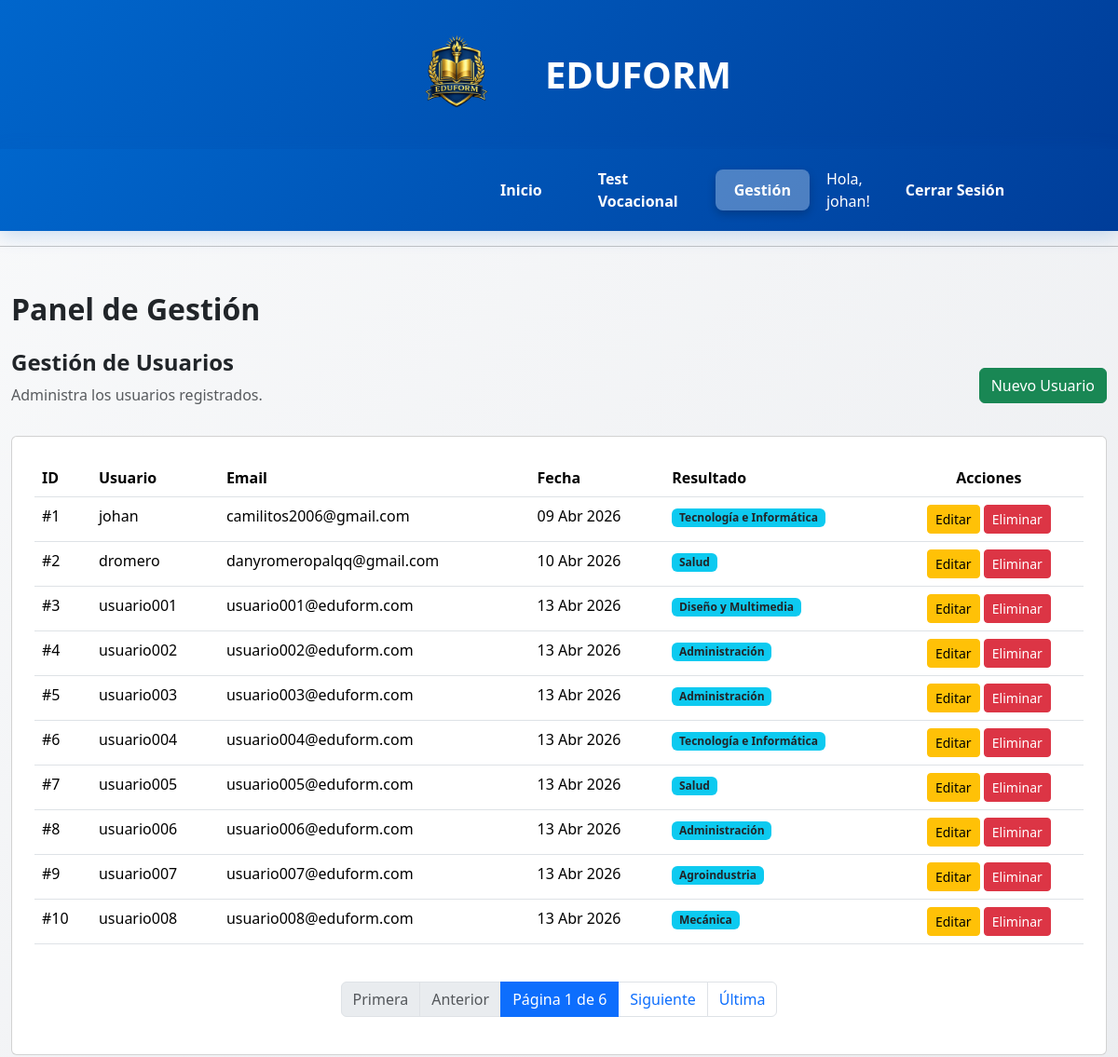
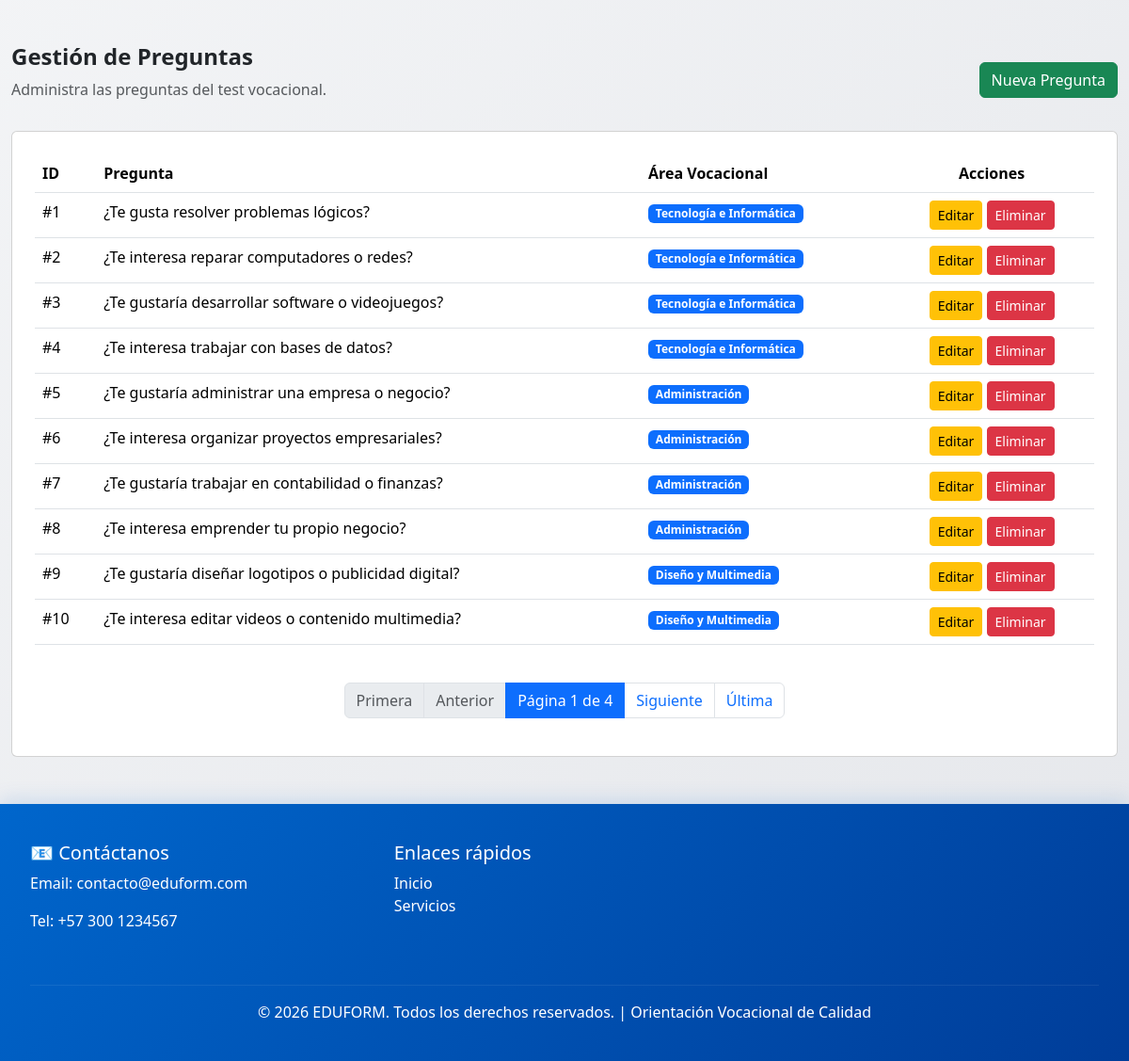
Page /usuarios/ (signed in) on the committed database (2 pictures, top to bottom).
### AppPagina/models.py (models this page shows, shortened)
class Resultado(models.Model):
    usuario = models.ForeignKey(User, on_delete=models.CASCADE)
    area = models.ForeignKey(AreaVocacional, on_delete=models.CASCADE)
    fecha = models.DateTimeField(auto_now_add=True)

class AreaVocacional(models.Model):
    nombre = models.CharField(max_length=100)

class Pregunta(models.Model):
    texto = models.TextField()
    area = models.ForeignKey(AreaVocacional, on_delete=models.CASCADE)

### AppPagina/views.py (the view)
# urls.py: path('usuarios/', views.gestion_usuarios, name='gestion_usuarios'),
@staff_member_required
def gestion_usuarios(request):
    usuarios_list = User.objects.all()
    preguntas_list = Pregunta.objects.all().select_related('area').order_by('area', 'id')
    paginator_usuarios = Paginator(usuarios_list, 10)
    page_usuarios = request.GET.get('page_usuarios', 1)
    usuarios = paginator_usuarios.get_page(page_usuarios)
    paginator_preguntas = Paginator(preguntas_list, 10)
    page_preguntas = request.GET.get('page_preguntas', 1)
    preguntas = paginator_preguntas.get_page(page_preguntas)
    return render(request, 'paginas/gestion_usuarios.html', {
        'usuarios': usuarios,
        'preguntas': preguntas,
        'paginator_usuarios': paginator_usuarios,
        'paginator_preguntas': paginator_preguntas,
        'page_usuarios': page_usuarios,
        'page_preguntas': page_preguntas,
    })

### AppPagina/templates/paginas/gestion_usuarios.html (shortened to what this page needs)
{% extends 'base.html' %}
{% block contenido %}
<div class="container-fluid mt-5 mb-5">
    <h2 class="fw-bold mb-4">Panel de Gestión</h2>
    <div class="mb-5">
        <div class="d-flex justify-content-between align-items-center mb-3">
            <div>
                <h4 class="fw-bold">Gestión de Usuarios</h4>
                <p class="text-muted">Administra los usuarios registrados.</p>
            </div>
            <a href="{% url 'register' %}" class="btn btn-success">
                Nuevo Usuario
            </a>
        </div>
        <div class="card p-4" id="usuarios-container">
            <div class="table-responsive">
                <table class="table table-hover">
                    <thead>
                        <tr>
                            <th>ID</th>
                            <th>Usuario</th>
                            <th>Email</th>
                            <th>Fecha</th>
                            <th>Resultado</th>
                            <th class="text-center">Acciones</th>
                        </tr>
                    </thead>
                    <tbody>
                        {% for usuario in usuarios %}
                        <tr>
                            <td>#{{ usuario.id }}</td>
                            <td>{{ usuario.username }}</td>
                            <td>{{ usuario.email }}</td>
                            <td>{{ usuario.date_joined|date:"d M Y" }}</td>
                            <td>
                                {% if usuario.resultado_set.all %}
                                    <span class="badge bg-info text-dark">
                                        {{ usuario.resultado_set.last.area.nombre }}
                                    </span>
                                {% else %}
                                    <span class="badge bg-secondary">Sin test</span>
                                {% endif %}
                            </td>
                            <td class="text-center">
                                {% if user.is_staff or usuario == request.user %}
                                <a href="{% url 'editar_usuario' usuario.id %}" class="btn btn-warning btn-sm">Editar</a>
                                <a href="{% url 'eliminar_usuario' usuario.id %}" class="btn btn-danger btn-sm">Eliminar</a>
                                {% endif %}
                            </td>
                        </tr>
                        {% endfor %}
                    </tbody>
                </table>
            </div>
            <nav aria-label="Paginación de usuarios">
                <ul class="pagination justify-content-center mt-4">
                    {% if usuarios.has_previous %}
                        <li class="page-item">
                            <a class="page-link" href="?page_usuarios=1">Primera</a>
                        </li>
                        <li class="page-item">
                            <a class="page-link" href="?page_usuarios={{ usuarios.previous_page_number }}">Anterior</a>
                        </li>
                    {% else %}
                        <li class="page-item disabled">
                            <span class="page-link">Primera</span>
                        </li>
                        <li class="page-item disabled">
                            <span class="page-link">Anterior</span>
                        </li>
                    {% endif %}
                    <li class="page-item active">
                        <span class="page-link">
                            Página {{ usuarios.number }} de {{ usuarios.paginator.num_pages }}
                        </span>
                    </li>
                    {% if usuarios.has_next %}
                        <li class="page-item">
                            <a class="page-link" href="?page_usuarios={{ usuarios.next_page_number }}">Siguiente</a>
                        </li>
                        <li class="page-item">
                            <a class="page-link" href="?page_usuarios={{ usuarios.paginator.num_pages }}">Última</a>
                        </li>
                    {% endif %}
                </ul>
            </nav>
        </div>
    </div>
    <div class="mb-5">
        <div class="d-flex justify-content-between align-items-center mb-3">
            <div>
                <h4 class="fw-bold">Gestión de Preguntas</h4>
                <p class="text-muted">Administra las preguntas del test vocacional.</p>
            </div>
            <a href="{% url 'crear_pregunta' %}" class="btn btn-success">
                Nueva Pregunta
            </a>
        </div>
        <div class="card p-4" id="preguntas-container">
            <div class="table-responsive">
                <table class="table table-hover">
                    <thead>
                        <tr>
                            <th>ID</th>
                            <th>Pregunta</th>
                            <th>Área Vocacional</th>
                            <th class="text-center">Acciones</th>
                        </tr>
                    </thead>
                    <tbody>
                        {% for pregunta in preguntas %}
                        <tr>
                            <td>#{{ pregunta.id }}</td>
                            <td>{{ pregunta.texto|truncatewords:20 }}</td>
                            <td>
                                <span class="badge bg-primary">{{ pregunta.area.nombre }}</span>
                            </td>
                            <td class="text-center">
                                <a href="{% url 'editar_pregunta' pregunta.id %}" class="btn btn-warning btn-sm">Editar</a>
                                <a href="{% url 'eliminar_pregunta' pregunta.id %}" class="btn btn-danger btn-sm">Eliminar</a>
                            </td>
                        </tr>
                        {% endfor %}
                    </tbody>
                </table>
            </div>
            <nav aria-label="Paginación de preguntas">
                <ul class="pagination justify-content-center mt-4">
                    {% if preguntas.has_previous %}
                        <li class="page-item">
                            <a class="page-link" href="?page_preguntas=1">Primera</a>
                        </li>
                        <li class="page-item">
                            <a class="page-link" href="?page_preguntas={{ preguntas.previous_page_number }}">Anterior</a>
                        </li>
                    {% else %}
                        <li class="page-item disabled">
                            <span class="page-link">Primera</span>
                        </li>
                        <li class="page-item disabled">
                            <span class="page-link">Anterior</span>
                        </li>
                    {% endif %}
                    <li class="page-item active">
                        <span class="page-link">
                            Página {{ preguntas.number }} de {{ preguntas.paginator.num_pages }}
                        </span>
                    </li>
                    {% if preguntas.has_next %}
                        <li class="page-item">
                            <a class="page-link" href="?page_preguntas={{ preguntas.next_page_number }}">Siguiente</a>
                        </li>
                        <li class="page-item">
                            <a class="page-link" href="?page_preguntas={{ preguntas.paginator.num_pages }}">Última</a>
                        </li>
                    {% endif %}
                </ul>
            </nav>
        </div>
    </div>
</div>
{% endblock %}

### AppPagina/templates/base.html (shortened to what this page needs)
{% load static %}
<!DOCTYPE html>
<html lang="es">
<head>
    <link rel="stylesheet" href="{% static 'AppPagina/css/estilos.css' %}">
    <link href="https://cdn.jsdelivr.net/npm/bootstrap@5.3.8/dist/css/bootstrap.min.css" rel="stylesheet">
</head>
<body>
<header style="display:flex; align-items:center; justify-content:center; gap:20px;
background: linear-gradient(135deg, #0066cc 0%, #003d99 100%);
padding:30px 50px;
box-shadow: 0 10px 30px rgba(0, 102, 204, 0.15);">
    <img src="{% static 'AppPagina/img/LOGO.png' %}"
    alt="Logo EDUFORM"
    style="height:100px;">
    <h2 style="margin:0; color:white; font-size:2.5rem; font-weight:700;">
        EDUFORM
    </h2>
</header>
<nav>
    <nav class="navbar navbar-expand-lg navbar-custom">
        <div class="container-fluid">
            <div class="collapse navbar-collapse" id="navbarNav">
                <div class="navbar-nav ms-auto align-items-center">
                    <a class="nav-link nav-link-custom {% if request.path == '/' %}active{% endif %}" href="{% url 'inicio' %}">
                        Inicio
                    </a>
                    {% if user.is_authenticated %}
                        <a class="nav-link nav-link-custom {% if 'servicios' in request.path %}active{% endif %}" href="{% url 'servicios' %}">
                            Test Vocacional
                        </a>
                    {% else %}
                        <a class="nav-link nav-link-custom {% if 'login' in request.path %}active{% endif %}" href="{% url 'login' %}">
                            Test Vocacional
                        </a>
                    {% endif %}
                    {% if user.is_staff %}
                    <a class="nav-link nav-link-custom {% if 'usuarios' in request.path %}active{% endif %}" href="{% url 'gestion_usuarios' %}">
                        Gestión
                    </a>
                    {% endif %}
                    {% if user.is_authenticated %}
                        <span class="nav-link" style="color: white; cursor: default;">
                            Hola, {{ user.username }}!
                        </span>
                        <form method="post" action="{% url 'logout' %}" style="display: inline;">
                            <button type="submit" class="nav-link nav-link-custom" style="background: none; border: none; color: white;">
                                Cerrar Sesión
                            </button>
                        </form>
                    {% endif %}
                </div>
            </div>
        </div>
    </nav>
    <hr>
</nav>
{% block contenido %}{% endblock %}
<footer style="background: linear-gradient(135deg, #0066cc 0%, #003d99 100%); color: white; padding: 40px 20px; margin-top: 50px; box-shadow: 0 -4px 20px rgba(0, 102, 204, 0.15);">
    <div class="container" style="max-width: 1200px; margin: 0 auto;">
        <div class="row">
            <div class="col-md-4 mb-4">
                <h5>📧 Contáctanos</h5>
                <p>Email: contacto@eduform.com</p>
                <p>Tel: +57 300 1234567</p>
            </div>
            <div class="col-md-4 mb-4">
                <h5>Enlaces rápidos</h5>
                <ul style="list-style: none; padding-left: 0;">
                    <li><a href="{% url 'inicio' %}" style="color: white; text-decoration: none; transition: all 0.3s ease;" onmouseover="this.style.opacity='0.8'" onmouseout="this.style.opacity='1'">Inicio</a></li>
                    <li><a href="{% url 'servicios' %}" style="color: white; text-decoration: none; transition: all 0.3s ease;" onmouseover="this.style.opacity='0.8'" onmouseout="this.style.opacity='1'">Servicios</a></li>
                </ul>
            </div>
        </div>
        <hr style="border-top: 1px solid rgba(255, 255, 255, 0.3);">
        <p class="text-center mt-3 mb-0">
            {% block pie %}© 2026 EDUFORM. Todos los derechos reservados. | Orientación Vocacional de Calidad{% endblock %}
        </p>
    </div>
</footer>
</body>
</html>

### AppPagina/static/AppPagina/css/estilos.css (style rules this page uses)
h4 { color: #2D3E50; font-size: large; }
body { background: linear-gradient(135deg, #f9fafb 0%, #e5e7eb 100%); color: #1f2937; min-height: 100vh; }
form { width: 100%; }

### AppPagina/templates/base.html (style rules this page uses)
.navbar-custom { background: linear-gradient(135deg, #0066cc 0%, #003d99 100%) !important; padding: 10px 0; box-shadow: 0 4px 20px rgba(0, 102, 204, 0.2); }
.nav-link-custom { color: #FFFFFF !important; margin: 0 10px; padding: 10px 20px !important; border-radius: 8px; font-weight: 600; transition: all 0.3s ease; }
.nav-link-custom.active { background: rgba(255, 255, 255, 0.3); color: white !important; border-radius: 8px; box-shadow: 0 4px 10px rgba(0, 0, 0, 0.2); }

### rows in the picture
Pregunta: id "1", texto "¿Te gusta resolver problemas lógicos?", area.nombre "Tecnología e Informática"
Pregunta: id "2", texto "¿Te interesa reparar computadores o redes?", area.nombre "Tecnología e Informática"
Pregunta: id "3", texto "¿Te gustaría desarrollar software o videojuegos?", area.nombre "Tecnología e Informática"
Pregunta: id "4", texto "¿Te interesa trabajar con bases de datos?", area.nombre "Tecnología e Informática"
Pregunta: id "5", texto "¿Te gustaría administrar una empresa o negocio?", area.nombre "Administración"
Pregunta: id "6", texto "¿Te interesa organizar proyectos empresariales?", area.nombre "Administración"
Pregunta: id "7", texto "¿Te gustaría trabajar en contabilidad o finanzas?", area.nombre "Administración"
Pregunta: id "8", texto "¿Te interesa emprender tu propio negocio?", area.nombre "Administración"
Pregunta: id "9", texto "¿Te gustaría diseñar logotipos o publicidad digital?", area.nombre "Diseño y Multimedia"
Pregunta: id "10", texto "¿Te interesa editar videos o contenido multimedia?", area.nombre "Diseño y Multimedia"

### other values in the picture
{{ user.username }} "johan"
{{ usuario.id }} "1"
{{ usuario.username }} "johan"
{{ usuario.email }} "camilitos2006@gmail.com"
{{ usuario.date_joined|date:"d M Y" }} "09 Abr 2026"
{{ usuario.resultado_set.last.area.nombre }} "Tecnología e Informática"
{{ usuario.id }} "2"
{{ usuario.username }} "dromero"
{{ usuario.email }} "danyromeropalqq@gmail.com"
{{ usuario.date_joined|date:"d M Y" }} "10 Abr 2026"
{{ usuario.resultado_set.last.area.nombre }} "Salud"
{{ usuario.id }} "3"
{{ usuario.username }} "usuario001"
{{ usuario.email }} "usuario001@eduform.com"
{{ usuario.date_joined|date:"d M Y" }} "13 Abr 2026"
